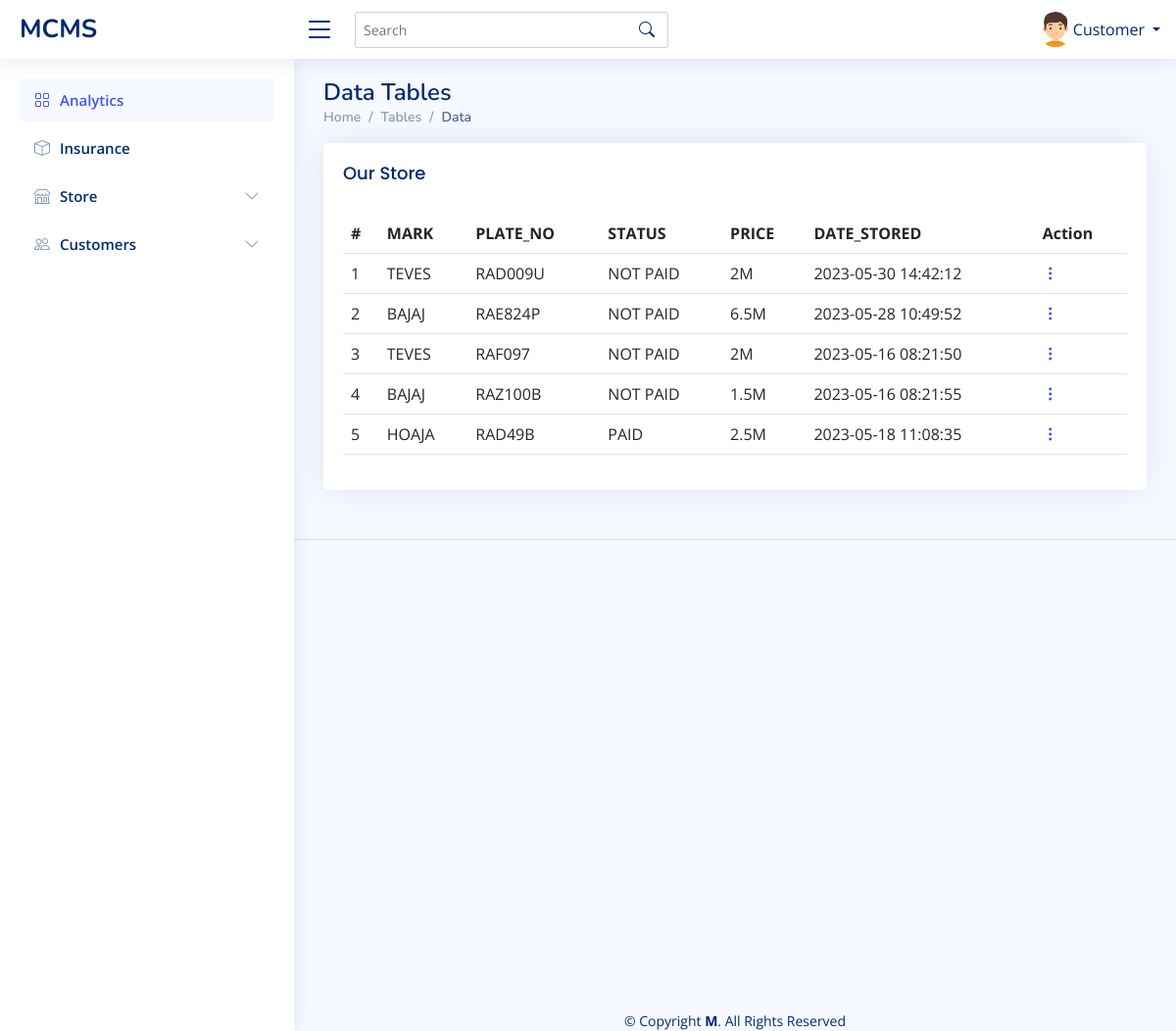
The page /Dashboard/Manager/available_store.php (signed in) on the database its author committed.
### tables this page shows
CREATE TABLE `store` (
  `s_id` int(11) NOT NULL,
  `mark` varchar(250) NOT NULL,
  `plate_no` varchar(100) NOT NULL,
  `status` varchar(100) NOT NULL,
  `price` varchar(100) NOT NULL,
  `requ` varchar(100) NOT NULL,
  `appr` int(11) NOT NULL,
  `datestored` timestamp NOT NULL DEFAULT current_timestamp() ON UPDATE current_timestamp(),
  `stat` varchar(200) NOT NULL DEFAULT 'Normal'
);

### Dashboard/Manager/available_store.php (the view, shortened to what this page needs)
<?php
            include 'navbar.php';
?>
  <main id="main" class="main">
    <div class="pagetitle">
      <h1>Data Tables</h1>
      <nav>
        <ol class="breadcrumb">
          <li class="breadcrumb-item"><a href="index.php">Home</a></li>
          <li class="breadcrumb-item">Tables</li>
          <li class="breadcrumb-item active">Data</li>
        </ol>
      </nav>
    </div>
    <section class="section">
      <div class="row">
        <div class="col-lg-12">
          <div class="card">
            <div class="card-body">
              <h5 class="card-title">Our Store</h5>
              <?php
          echo"
              <table class='table datatable'>
                <thead>
                  <tr>
                    <th scope='col'>#</th>
                    <th scope='col'>MARK</th>
                    <th scope='col'>PLATE_NO</th>
                    <th scope='col'>STATUS</th>
                    <th scope='col'>PRICE</th>
                    <th scope='col'>DATE_STORED</th>
                    <th scope='col'>Action</th>
                    </thead>";
                $count = 1;
                $fetch = mysqli_query($conn,"select * from store");
                while($row = mysqli_fetch_array($fetch))
                {
                 echo"<tr>";
                 echo"<td>".$count."</td>";
                 echo"<td>".$row['mark']."</td>";
                 echo"<td>".$row['plate_no']."</td>";
                 echo"<td>".$row['status']."</td>";
                 echo"<td>".$row['price']."</td>";
                 echo"<td>".$row['datestored']."</td>";
                 echo"<td class='text-right'>".
						"<div class='dropdown'>
						<a href='#' class='action-icon bi bi-three-dots-vertical' data-bs-toggle='dropdown'></a>
						<div class='dropdown-menu dropdown-menu-right'>
						<a class='dropdown-item' href=request_store.php?s_id=".$row['s_id']."><i class='bi bi-pencil'></i>Request</a>".
                      "</td>";
                        $count = $count + 1;
                     }
                 echo"</table>";
                      ?>
            </div>
          </div>
        </div>
      </div>
    </section>
  </main>
  <?php
  include "../footer.php"
  ?>

### Dashboard/Manager/assets/css/style.css (style rules this page uses)
:root { scroll-behavior: smooth; }
body { font-family: "Open Sans", sans-serif; background: #f6f9ff; color: #444444; }
a { color: #4154f1; text-decoration: none; }
h1, h2, h3, h4, h5, h6 { font-family: "Nunito", sans-serif; }
#main { margin-top: 60px; padding: 20px 30px; transition: all 0.3s; }
.pagetitle { margin-bottom: 10px; }
.pagetitle h1 { font-size: 24px; margin-bottom: 0; font-weight: 600; color: #012970; }
.card { margin-bottom: 30px; border: none; border-radius: 5px; box-shadow: 0px 0 30px rgba(1, 41, 112, 0.1); }
.card-title { padding: 20px 0 15px 0; font-size: 18px; font-weight: 500; color: #012970; font-family: "Poppins", sans-serif; }
.card-body { padding: 0 20px 20px 20px; }
.breadcrumb { font-size: 14px; font-family: "Nunito", sans-serif; color: #899bbd; font-weight: 600; }
.breadcrumb a { color: #899bbd; transition: 0.3s; }
.breadcrumb .breadcrumb-item::before { color: #899bbd; }
.breadcrumb .active { color: #51678f; font-weight: 600; }
@media (min-width: 1200px) { #main, #footer { margin-left: 300px; } }

### rows shown on the page
store: mark "TEVES", plate_no "RAD009U", status "NOT PAID", price "2M", datestored "2023-05-30 14:42:12"
store: mark "BAJAJ", plate_no "RAE824P", status "NOT PAID", price "6.5M", datestored "2023-05-28 10:49:52"
store: mark "TEVES", plate_no "RAF097", status "NOT PAID", price "2M", datestored "2023-05-16 08:21:50"
store: mark "BAJAJ", plate_no "RAZ100B", status "NOT PAID", price "1.5M", datestored "2023-05-16 08:21:55"
store: mark "HOAJA", plate_no "RAD49B", status "PAID", price "2.5M", datestored "2023-05-18 11:08:35"

### other values the page prints
$_SESSION['account_type'] "Customer"
